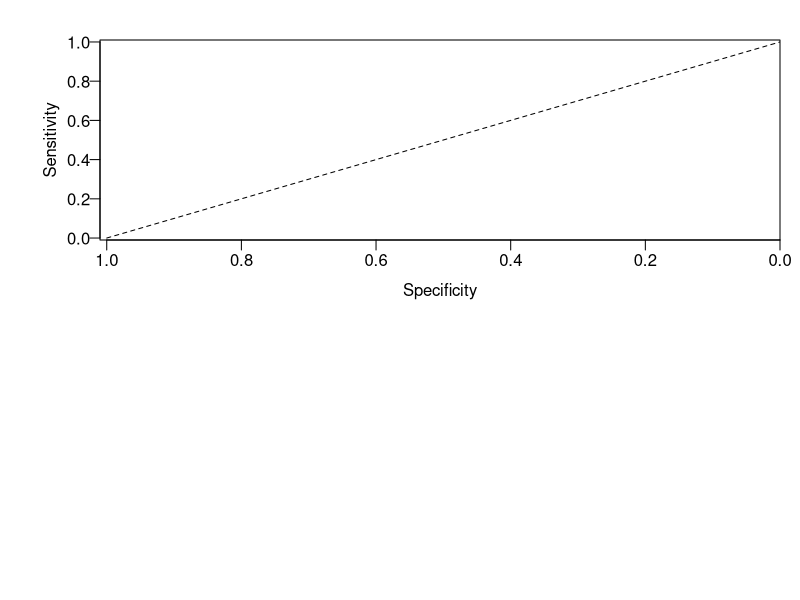

This figure's R source: (Note: this script raises an error after producing the figure.)
pdf("figures/Figure3.pdf", height = 10, width = 12)
#figure layout
#tiff(file='figures/RSPwk6aucrf.tiff', height=4, width=6.5, units='in', res=300)
#pdf(file='figures/RSPwk6aucrf.pdf', height=4, width=6.5)
layout(matrix(c(1,2), 2,1, byrow = TRUE))
#layout(1)
par(mar=c(3,3.5,2,1), mgp=c(2,0.5,0), oma=c(0,1.5,0,0))


#pdf('data/figures/RSPwk6aucrf.#pdf', height=6, width=8)
### Plot REMISSION ROC curves

plot(c(1,0),c(0,1), type='l', lty=2, xlim=c(1.01,0), ylim=c(-0.01,1.01), xaxs='i', yaxs='i', ylab='Sensitivity', xlab='Specificity', las=1)
plot(otu_remWK6xWK6_roc, add=T, lwd=2, col='royalblue', lty=1)
plot(otu_relrespWK6xWK6_roc, add=T, lwd=2, col='red', lty=1)
#plot(md_remWK6xWK6_roc, add=T, lwd=2, col='grey5', lty=1)
#plot(mdotu_remWK6xWK6_roc, add=T, lwd=2, col='red', lty=1)
#title("Predicting Week 6 Remission using Week 6 Clinical Data")
legend('bottomright', c(sprintf('Remission : AUC=%.3f',otu_remWK6xWK6_roc$auc),sprintf('Response : AUC=%.3f',otu_relrespWK6xWK6_roc$auc)), lwd=2, col=c('royalblue','red'), bty='n', lty=1)
mtext('A', at=1, side=3, line=0.1, font=2, cex=2)

cutoff <- coords(roc=otu_relrespWK6xWK6_roc, x='best', best.method='y', ret=c('threshold'))
otu_relrespWK6xWK6_spec <- coords(otu_relrespWK6xWK6_roc, x=cutoff, input='thr', ret='spec')
otu_relrespWK6xWK6_sens <- coords(otu_relrespWK6xWK6_roc, x=otu_relrespWK6xWK6_spec, input='spec', ret='sens')
otu_relrespWK6xWK6_thr <- coords(otu_relrespWK6xWK6_roc, x=otu_relrespWK6xWK6_spec, input='spec', ret='thr')
points(coords(otu_relrespWK6xWK6_roc, x=cutoff, input='threshold', ret='specificity'),coords(otu_relrespWK6xWK6_roc, x=cutoff, input='threshold', ret='sensitivity'), col='red', cex=1.5, pch=10)

cutoff <- coords(roc=otu_remWK6xWK6_roc, x='best', best.method='y', ret=c('threshold'))
otu_remWK6xWK6_spec <- coords(otu_remWK6xWK6_roc, x=cutoff, input='thr', ret='spec')
otu_remWK6xWK6_sens <- coords(otu_remWK6xWK6_roc, x=otu_remWK6xWK6_spec, input='spec', ret='sens')
otu_remWK6xWK6_thr <- coords(otu_remWK6xWK6_roc, x=otu_remWK6xWK6_spec, input='spec', ret='thr')
points(coords(otu_remWK6xWK6_roc, x=cutoff, input='threshold', ret='specificity'),coords(otu_remWK6xWK6_roc, x=cutoff, input='threshold', ret='sensitivity'), col='royalblue', cex=1.5, pch=10)

#title("Determining Week 6 Disease Status using Week 6 Stool")
#dev.off()

#**Figure 3:  Abundance of frequently predictive OTUs in responders and remitters**

#pdf(file='figures/wk6Xwk6REM.abunds.pdf', height=6, width=8)

tax<-read.table("../data/Jan400.simple.taxonomy.txt", header=T, sep='\t')

oturf_otus  <- as.character(otu_remWK6xWK6_rf$Xopt)
#oturf_otus <- oturf_otus[1:10]
no_abunds <- otu_remWK6xWK6[otu_remWK6xWK6$REMISSwk6=='0', oturf_otus]/10000 + 1e-5
no_abunds <-na.omit(no_abunds)
yes_abunds <- otu_remWK6xWK6[otu_remWK6xWK6$REMISSwk6=='1', oturf_otus]/10000 + 1e-5
yes_abunds<- na.omit(yes_abunds)

#pdf('figures/otuREMwk6Xwk6abunds.pdf', height=6, width=8)
#layout(1)
par(mar=c(4, 16, 2, 1))
plot(1, type="n", ylim=c(0,length(oturf_otus )*2), xlim=c(1e-5,3), log="x", ylab="", xlab="Relative Abundance (%)", xaxt="n", yaxt="n")
#title('Abundance of Top OTUs from Microbiome Model')
set.seed(32016)
index <- 1
for(i in oturf_otus ){
	stripchart(at=index-0.35, jitter(yes_abunds[,i], amount=1e-6), pch=21, bg=alpha("royalblue1", alpha=0.25), method="jitter", jitter=0.2, add=T, cex=1, lwd=0.5)
	stripchart(at=index+0.35, jitter(no_abunds[,i], amount=1e-6), pch=21, bg=alpha("orange", alpha=0.25), method="jitter", jitter=0.2, add=T, cex=1, lwd=0.5)
	segments(median(yes_abunds[,i]),index-0.9,median(yes_abunds[,i]),index, lwd=3)
	segments(median(no_abunds[,i]),index+0.9,median(no_abunds[,i]),index, lwd=3)
	index <- index + 2
}
#oturf_otus
rf_tax<-data.frame(oturf_otus)
colnames(rf_tax) <- c('OTU')

oturf_tax<-merge(rf_tax, tax, by='OTU')
oturf_tax<-oturf_tax[match(rf_tax$OTU, oturf_tax$OTU),]
oturf_tax<-oturf_tax$Label
oturf_tax <- gsub("_", " ", oturf_tax)
axis(2, at=seq(1,index-2,2), labels=oturf_tax, font = 3, las=1, line=0, tick=F, cex.axis=1)
axis(1, at=c(1e-5, 1e-4, 1e-3, 1e-2, 1e-1, 1e0), label=c("0", "0.01", "0.1", "1", "10", "100"))
legend('topright', legend=c("Week 6 Nonremitter", "Week 6 Remitter"), pch=c(21, 21), pt.bg=c("orange","royalblue1"), cex=1)
mtext('B', at=1e-7, side=3, line=0.1, font=2, cex=2)

dev.off()

